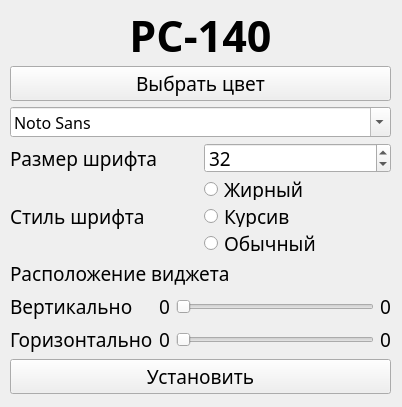
<?xml version="1.0" encoding="UTF-8"?>
<ui version="4.0">
 <class>SettingsWindow</class>
 <widget class="QMainWindow" name="SettingsWindow">
  <property name="windowModality">
   <enum>Qt::NonModal</enum>
  </property>
  <property name="geometry">
   <rect>
    <x>0</x>
    <y>0</y>
    <width>402</width>
    <height>407</height>
   </rect>
  </property>
  <property name="windowTitle">
   <string>Окно настроек</string>
  </property>
  <property name="windowIcon">
   <iconset>
    <normaloff>1904675-configuration-edit-gear-options-preferences-setting-settings_122525.ico</normaloff>1904675-configuration-edit-gear-options-preferences-setting-settings_122525.ico</iconset>
  </property>
  <property name="styleSheet">
   <string notr="true"/>
  </property>
  <widget class="QWidget" name="centralwidget">
   <widget class="QWidget" name="verticalLayoutWidget">
    <property name="geometry">
     <rect>
      <x>10</x>
      <y>10</y>
      <width>381</width>
      <height>384</height>
     </rect>
    </property>
    <layout class="QVBoxLayout" name="verticalLayout">
     <item>
      <widget class="QLabel" name="lbl2">
       <property name="sizePolicy">
        <sizepolicy hsizetype="Expanding" vsizetype="Expanding">
         <horstretch>0</horstretch>
         <verstretch>0</verstretch>
        </sizepolicy>
       </property>
       <property name="maximumSize">
        <size>
         <width>16777215</width>
         <height>50</height>
        </size>
       </property>
       <property name="font">
        <font>
         <family>Century Gothic</family>
         <pointsize>32</pointsize>
         <weight>75</weight>
         <bold>true</bold>
        </font>
       </property>
       <property name="text">
        <string>PC-140</string>
       </property>
       <property name="textFormat">
        <enum>Qt::AutoText</enum>
       </property>
       <property name="alignment">
        <set>Qt::AlignCenter</set>
       </property>
      </widget>
     </item>
     <item>
      <layout class="QGridLayout" name="gridLayout">
       <item row="0" column="0">
        <widget class="QPushButton" name="bttn">
         <property name="font">
          <font>
           <family>Century Gothic</family>
           <pointsize>14</pointsize>
          </font>
         </property>
         <property name="text">
          <string>Выбрать цвет</string>
         </property>
        </widget>
       </item>
       <item row="1" column="0">
        <widget class="QFontComboBox" name="cbFont">
         <property name="maximumSize">
          <size>
           <width>16777215</width>
           <height>30</height>
          </size>
         </property>
         <property name="font">
          <font>
           <family>Century Gothic</family>
           <pointsize>12</pointsize>
          </font>
         </property>
         <property name="currentFont">
          <font>
           <family>Century Gothic</family>
           <pointsize>14</pointsize>
          </font>
         </property>
        </widget>
       </item>
       <item row="4" column="0">
        <widget class="QPushButton" name="bttnSave">
         <property name="font">
          <font>
           <family>Century Gothic</family>
           <pointsize>14</pointsize>
          </font>
         </property>
         <property name="text">
          <string>Установить</string>
         </property>
        </widget>
       </item>
       <item row="2" column="0">
        <layout class="QGridLayout" name="gridLayout_2">
         <item row="0" column="1">
          <widget class="QSpinBox" name="spFontSize">
           <property name="maximumSize">
            <size>
             <width>16777215</width>
             <height>30</height>
            </size>
           </property>
           <property name="font">
            <font>
             <family>Century Gothic</family>
             <pointsize>14</pointsize>
            </font>
           </property>
           <property name="minimum">
            <number>12</number>
           </property>
           <property name="maximum">
            <number>56</number>
           </property>
           <property name="value">
            <number>32</number>
           </property>
          </widget>
         </item>
         <item row="0" column="0">
          <widget class="QLabel" name="label">
           <property name="maximumSize">
            <size>
             <width>16777215</width>
             <height>30</height>
            </size>
           </property>
           <property name="font">
            <font>
             <family>Century Gothic</family>
             <pointsize>14</pointsize>
            </font>
           </property>
           <property name="text">
            <string>Размер шрифта</string>
           </property>
          </widget>
         </item>
         <item row="1" column="0">
          <widget class="QLabel" name="label_2">
           <property name="maximumSize">
            <size>
             <width>16777215</width>
             <height>30</height>
            </size>
           </property>
           <property name="font">
            <font>
             <family>Century Gothic</family>
             <pointsize>14</pointsize>
            </font>
           </property>
           <property name="text">
            <string>Стиль шрифта</string>
           </property>
          </widget>
         </item>
         <item row="1" column="1">
          <layout class="QVBoxLayout" name="verticalLayout_2">
           <item>
            <widget class="QRadioButton" name="rbBold">
             <property name="font">
              <font>
               <family>Century Gothic</family>
               <pointsize>14</pointsize>
              </font>
             </property>
             <property name="text">
              <string>Жирный</string>
             </property>
            </widget>
           </item>
           <item>
            <widget class="QRadioButton" name="rbItalic">
             <property name="font">
              <font>
               <family>Century Gothic</family>
               <pointsize>14</pointsize>
              </font>
             </property>
             <property name="text">
              <string>Курсив</string>
             </property>
            </widget>
           </item>
           <item>
            <widget class="QRadioButton" name="rbDefault">
             <property name="font">
              <font>
               <family>Century Gothic</family>
               <pointsize>14</pointsize>
              </font>
             </property>
             <property name="text">
              <string>Обычный</string>
             </property>
            </widget>
           </item>
          </layout>
         </item>
        </layout>
       </item>
       <item row="3" column="0">
        <layout class="QVBoxLayout" name="verticalLayout_3">
         <item>
          <widget class="QLabel" name="label_3">
           <property name="maximumSize">
            <size>
             <width>16777215</width>
             <height>30</height>
            </size>
           </property>
           <property name="font">
            <font>
             <family>Century Gothic</family>
             <pointsize>14</pointsize>
            </font>
           </property>
           <property name="text">
            <string>Расположение виджета</string>
           </property>
          </widget>
         </item>
         <item>
          <layout class="QGridLayout" name="gridLayout_3">
           <item row="0" column="0">
            <widget class="QLabel" name="label_4">
             <property name="maximumSize">
              <size>
               <width>16777215</width>
               <height>30</height>
              </size>
             </property>
             <property name="font">
              <font>
               <family>Century Gothic</family>
               <pointsize>14</pointsize>
              </font>
             </property>
             <property name="text">
              <string>Вертикально</string>
             </property>
            </widget>
           </item>
           <item row="1" column="0">
            <widget class="QLabel" name="label_5">
             <property name="maximumSize">
              <size>
               <width>16777215</width>
               <height>30</height>
              </size>
             </property>
             <property name="font">
              <font>
               <family>Century Gothic</family>
               <pointsize>14</pointsize>
              </font>
             </property>
             <property name="text">
              <string>Горизонтально</string>
             </property>
            </widget>
           </item>
           <item row="0" column="1">
            <layout class="QHBoxLayout" name="horizontalLayout">
             <item>
              <widget class="QLabel" name="label_6">
               <property name="maximumSize">
                <size>
                 <width>16777215</width>
                 <height>30</height>
                </size>
               </property>
               <property name="font">
                <font>
                 <family>Century Gothic</family>
                 <pointsize>14</pointsize>
                </font>
               </property>
               <property name="text">
                <string>0</string>
               </property>
              </widget>
             </item>
             <item>
              <widget class="QSlider" name="vert">
               <property name="orientation">
                <enum>Qt::Horizontal</enum>
               </property>
              </widget>
             </item>
             <item>
              <widget class="QLabel" name="label_7">
               <property name="maximumSize">
                <size>
                 <width>16777215</width>
                 <height>30</height>
                </size>
               </property>
               <property name="font">
                <font>
                 <family>Century Gothic</family>
                 <pointsize>14</pointsize>
                </font>
               </property>
               <property name="text">
                <string>0</string>
               </property>
              </widget>
             </item>
            </layout>
           </item>
           <item row="1" column="1">
            <layout class="QHBoxLayout" name="horizontalLayout_2">
             <item>
              <widget class="QLabel" name="label_8">
               <property name="maximumSize">
                <size>
                 <width>16777215</width>
                 <height>30</height>
                </size>
               </property>
               <property name="font">
                <font>
                 <family>Century Gothic</family>
                 <pointsize>14</pointsize>
                </font>
               </property>
               <property name="text">
                <string>0</string>
               </property>
              </widget>
             </item>
             <item>
              <widget class="QSlider" name="horz">
               <property name="orientation">
                <enum>Qt::Horizontal</enum>
               </property>
              </widget>
             </item>
             <item>
              <widget class="QLabel" name="label_9">
               <property name="maximumSize">
                <size>
                 <width>16777215</width>
                 <height>30</height>
                </size>
               </property>
               <property name="font">
                <font>
                 <family>Century Gothic</family>
                 <pointsize>14</pointsize>
                </font>
               </property>
               <property name="text">
                <string>0</string>
               </property>
              </widget>
             </item>
            </layout>
           </item>
          </layout>
         </item>
        </layout>
       </item>
      </layout>
     </item>
    </layout>
   </widget>
  </widget>
 </widget>
 <resources/>
 <connections/>
</ui>
